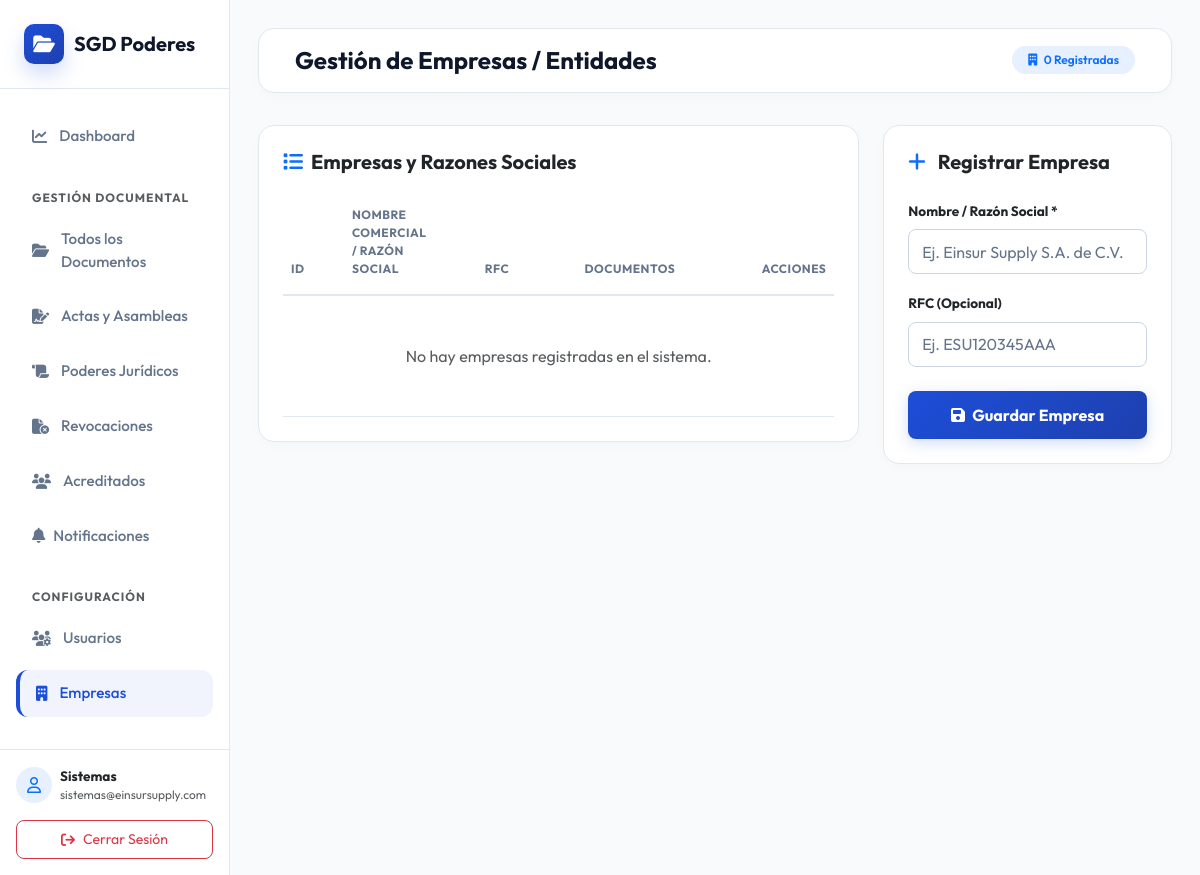
Before: /empresas.php (signed in) with the older database file.
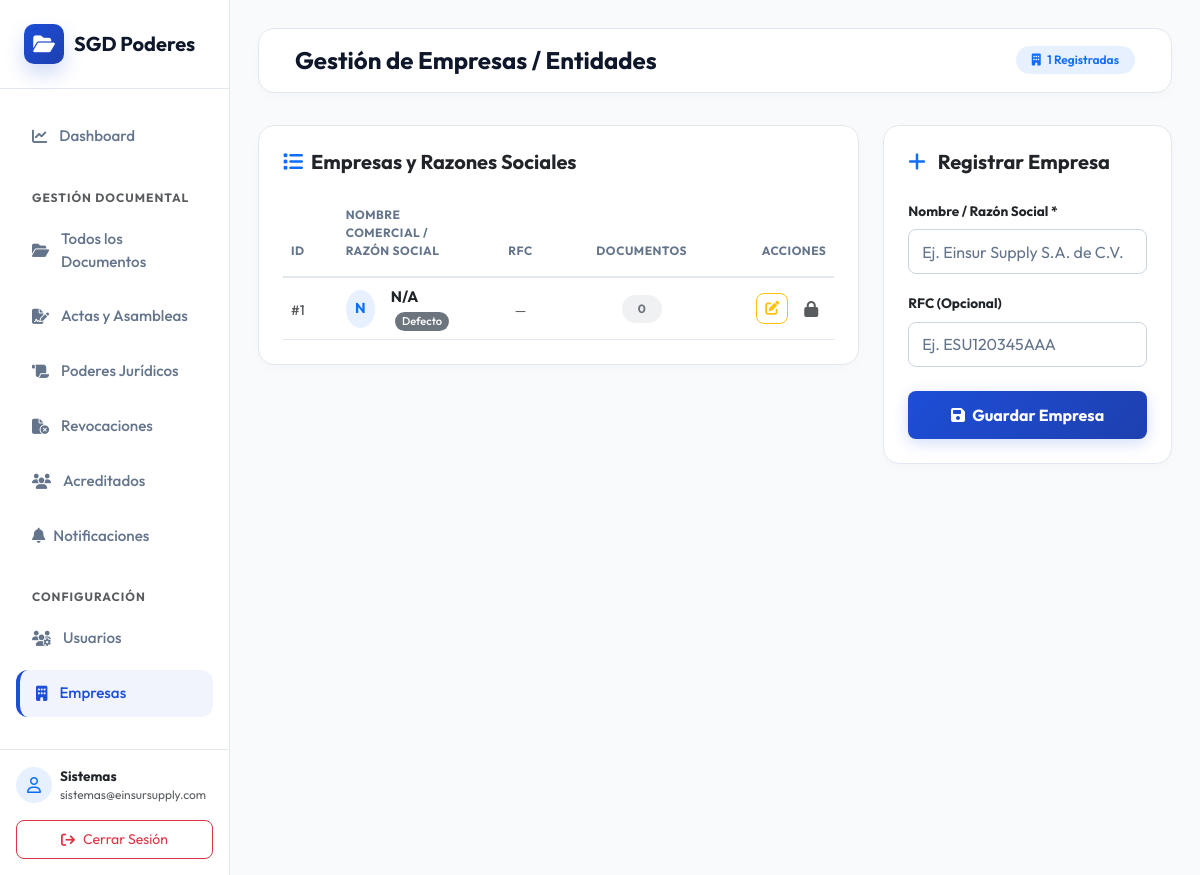
After: the same page with the newer database file.
### tables this page shows
CREATE TABLE IF NOT EXISTS `empresas` (
    `id` INT AUTO_INCREMENT PRIMARY KEY,
    `nombre` VARCHAR(255) NOT NULL UNIQUE,
    `rfc` VARCHAR(20) DEFAULT NULL,
    `created_at` TIMESTAMP DEFAULT CURRENT_TIMESTAMP
);

### empresas.php (the view, shortened to what the rows shown need)
<?php
require_once __DIR__ . '/config/db.php';
try {
    $sql = "SELECT e.id, e.nombre, e.rfc, e.created_at, COUNT(d.id) as total_documentos
            FROM empresas e
            LEFT JOIN documentos d ON e.id = d.empresa_id
            GROUP BY e.id, e.nombre, e.rfc, e.created_at
            ORDER BY e.nombre ASC";
    $stmt = $pdo->query($sql);
    $empresas = $stmt->fetchAll();
} catch (PDOException $e) {
    error_log("Error al consultar empresas: " . $e->getMessage());
    $empresas = [];
}
require_once __DIR__ . '/includes/header.php';
?>
<div class="content-area">
    <div class="container-fluid p-0">
        <div class="row g-4">
            <div class="col-lg-8">
                <div class="p-4 rounded-4 bg-white" style="border: 1px solid #e2e8f0; box-shadow: 0 4px 12px rgba(15, 23, 42, 0.02);">
                    <div class="table-responsive">
                        <table class="table align-middle mb-0" style="border-color: #f1f5f9;">
                            <thead>
                                <tr class="text-uppercase text-muted fw-bold" style="font-size: 0.75rem; letter-spacing: 0.5px;">
                                    <th class="pb-3" style="width: 70px;">ID</th>
                                    <th class="pb-3">Nombre Comercial / Razón Social</th>
                                    <th class="pb-3 text-center" style="width: 150px;">RFC</th>
                                    <th class="pb-3 text-center" style="width: 150px;">Documentos</th>
                                    <th class="pb-3 text-end" style="width: 150px;">Acciones</th>
                                </tr>
                            </thead>
                            <tbody>
                                <?php if (empty($empresas)): ?>
                                    <tr>
                                        <td colspan="5" class="text-center py-5 text-muted">
                                            No hay empresas registradas en el sistema.
                                        </td>
                                    </tr>
                                <?php else: ?>
                                    <?php foreach ($empresas as $e): ?>
                                        <tr>
                                            <td>
                                                <span class="text-muted fw-medium" style="font-size: 0.85rem;">#<?php echo $e['id']; ?></span>
                                            </td>
                                            <td>
                                                <div class="d-flex align-items-center">
                                                    <div class="bg-primary bg-opacity-10 rounded-circle d-flex align-items-center justify-content-center me-3 text-primary fw-bold" style="width: 38px; height: 38px; font-size: 0.9rem;">
                                                        <?php
                                                        $initials = '';
                                                        $words = explode(' ', $e['nombre']);
                                                        $initials .= strtoupper(substr($words[0], 0, 1));
                                                        echo htmlspecialchars(substr($initials, 0, 2));
                                                        ?>
                                                    </div>
                                                    <div>
                                                        <div class="text-dark fw-bold" style="font-size: 0.95rem;">
                                                            <?php echo htmlspecialchars($e['nombre']); ?>
                                                            <?php if ($e['nombre'] === 'N/A'): ?>
                                                                <span class="badge bg-secondary rounded-pill fw-medium ms-1" style="font-size: 0.7rem;">Defecto</span>
                                                            <?php endif; ?>
                                                        </div>
                                                    </div>
                                                </div>
                                            </td>
                                            <td class="text-center">
                                                <?php if (!empty($e['rfc'])): ?>
                                                    <span class="font-monospace text-dark" style="font-size: 0.85rem;"><?php echo htmlspecialchars($e['rfc']); ?></span>
                                                <?php else: ?>
                                                    <span class="text-muted" style="font-size: 0.85rem;">—</span>
                                                <?php endif; ?>
                                            </td>
                                            <td class="text-center">
                                                <?php if ($e['total_documentos'] > 0): ?>
                                                    <span class="badge bg-success bg-opacity-10 text-success rounded-pill px-3 py-2 fw-bold" style="font-size: 0.75rem;">
                                                        <i class="fa-solid fa-file-shield me-1"></i> <?php echo $e['total_documentos']; ?>
                                                    </span>
                                                <?php else: ?>
                                                    <span class="badge bg-secondary bg-opacity-10 text-secondary rounded-pill px-3 py-2 fw-bold" style="font-size: 0.75rem;">
                                                        0
                                                    </span>
                                                <?php endif; ?>
                                            </td>
                                            <td class="text-end">
                                                <div class="d-flex justify-content-end gap-2 align-items-center">
                                                    <a href="empresas.php?edit=<?php echo $e['id']; ?>" class="btn btn-outline-warning btn-sm rounded-3 py-1 px-2" title="Editar Empresa">
                                                        <i class="fa-solid fa-pen-to-square"></i>
                                                    </a>
                                                    <?php if ($e['nombre'] !== 'N/A' && $e['total_documentos'] == 0): ?>
                                                        <button type="button" class="btn btn-outline-danger btn-sm rounded-3 py-1 px-2" title="Eliminar Empresa" onclick="confirmarEliminar(<?php echo $e['id']; ?>)">
                                                            <i class="fa-solid fa-trash"></i>
                                                        </button>
                                                    <?php else: ?>
                                                        <span class="text-muted px-2" title="<?php echo ($e['nombre'] === 'N/A') ? 'No se puede eliminar la empresa por defecto' : 'Tiene documentos asociados'; ?>">
                                                            <i class="fa-solid fa-lock"></i>
                                                        </span>
                                                    <?php endif; ?>
                                                </div>
                                            </td>
                                        </tr>
                                    <?php endforeach; ?>
                                <?php endif; ?>
                            </tbody>
                        </table>
                    </div>
                </div>
            </div>
        </div>
    </div>
</div>
<?php
require_once __DIR__ . '/includes/footer.php';
?>

Changed rows visible on the page:
added empresas: id "1", nombre "N", nombre "N/A", shows "Defecto"
Other visible differences:
count($empresas): "0" → "1"
text no longer shown: "No hay empresas registradas en el sistema."
